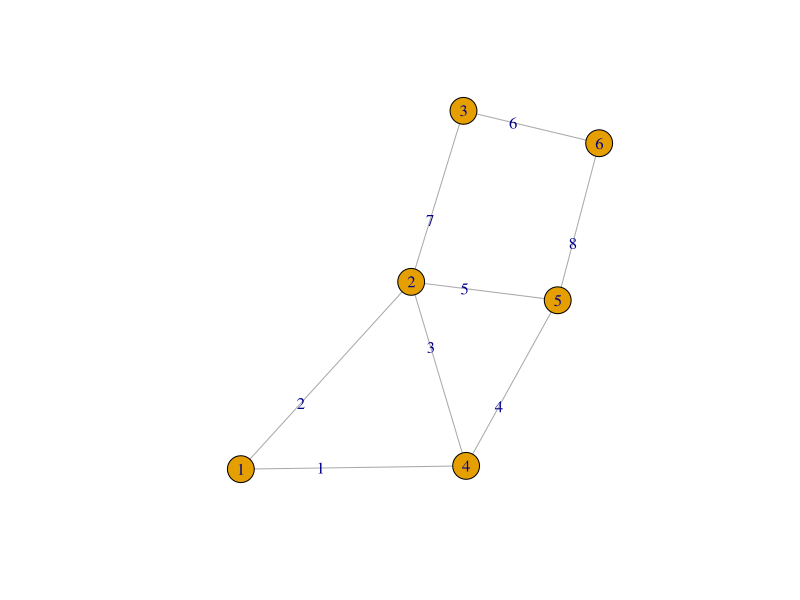
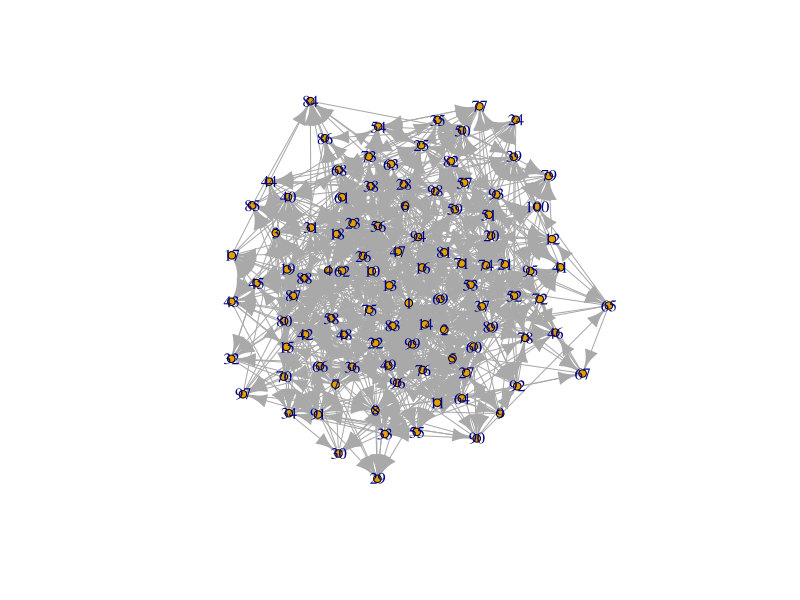

Source code (R) for these figures, in order:
m = matrix(0, 6, 6)
m[1,2] = m[2,1] = 2
m[1,4] = m[4,1] = 1
m[2,3] = m[3,2] = 7
m[2,4] = m[4,2] = 3
m[2,5] = m[5,2] = 5
m[3,6] = m[6,3] = 6
m[4,5] = m[5,4] = 4
m[5,6] = m[6,5] = 8

library(igraph)
g  = graph.adjacency(m, mode="undirected", weighted=T)
plot(g, edge.label=E(g)$weight)




n=100
m = matrix(rbinom(n*n,1,.08), n, n)
diag(m)<-0
library(igraph)
g  = graph.adjacency(m, mode="directed", weighted=T)
plot(g,vertex.size=4,edge.color="dark gray")

